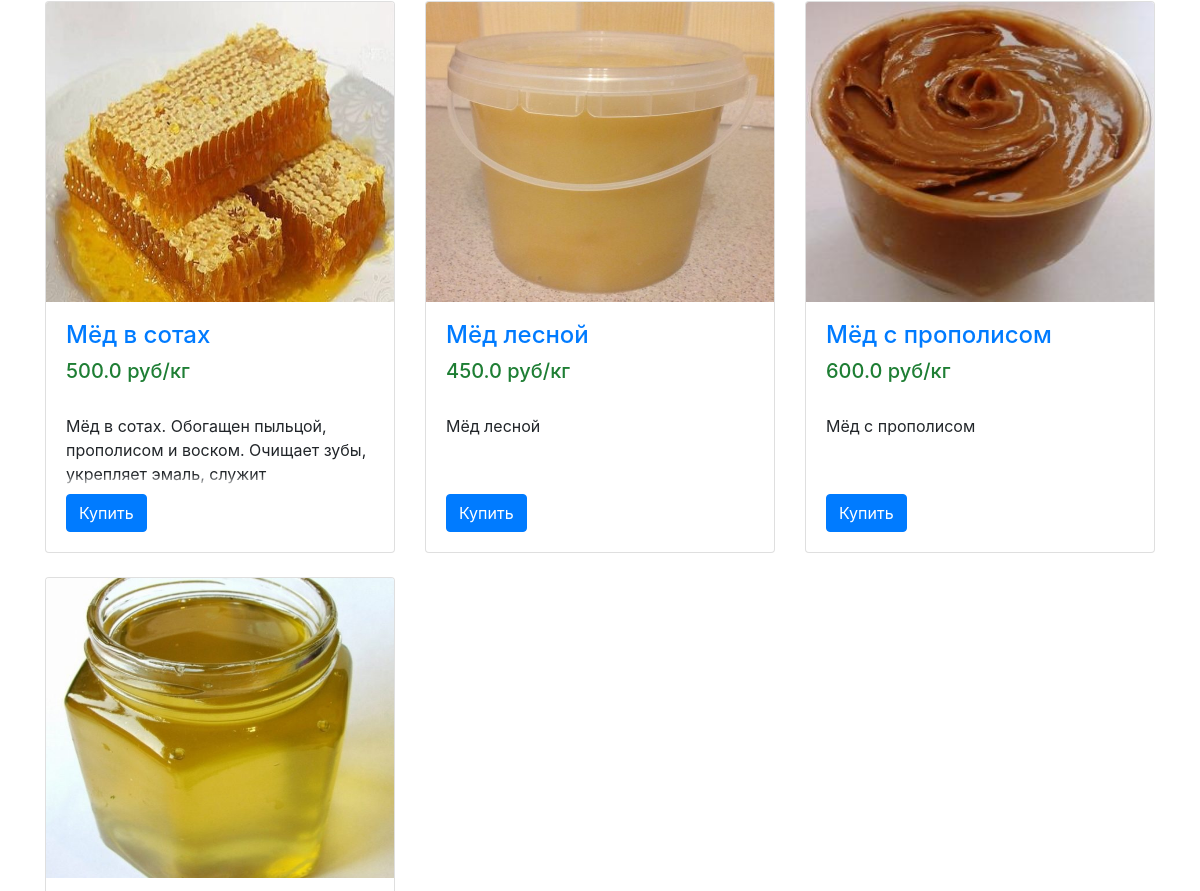
The app's page / (middle part), older data.
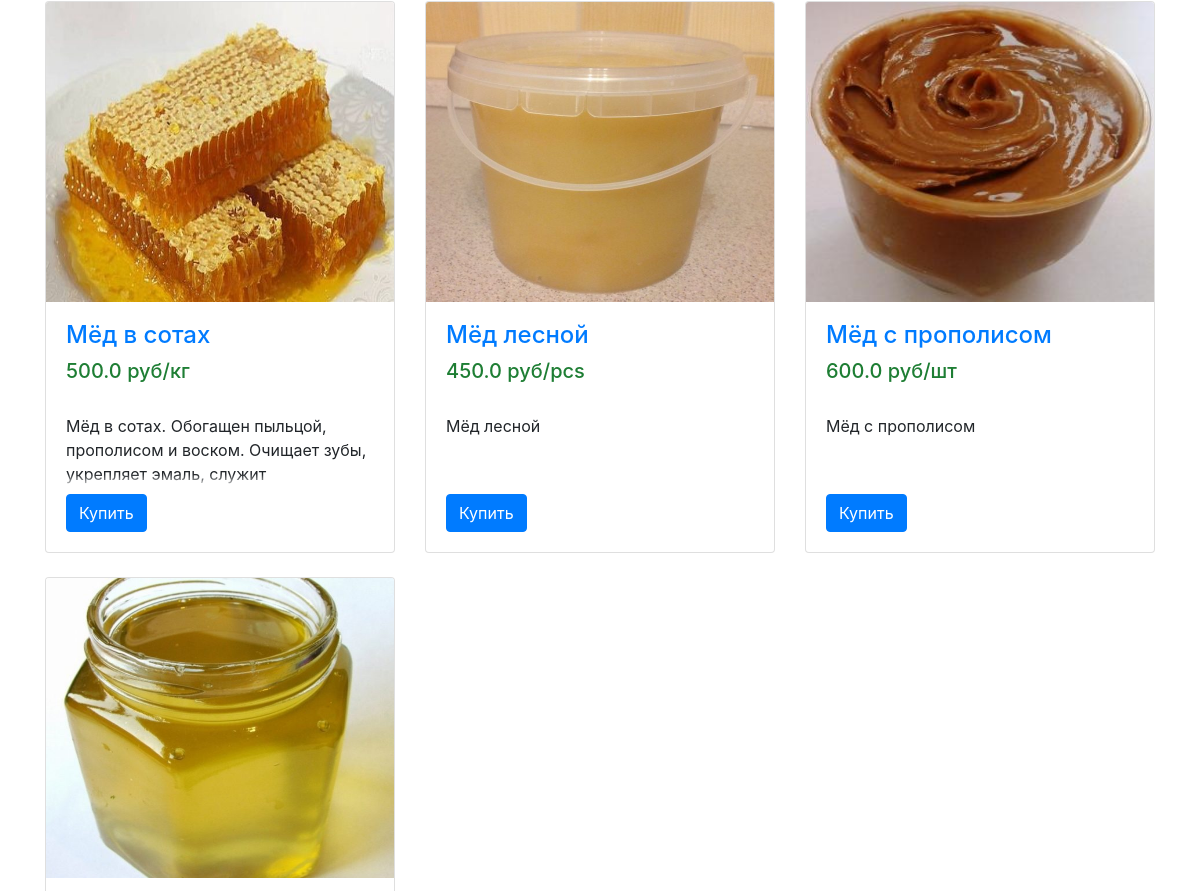
The same page, newer data.
### store/models.py (models this page shows, shortened)
class Product(models.Model):
    kg = u'кг'
    pcs = u'шт'
    measure_classifier = (
        (kg, 'кг'),
        (pcs, 'шт'),
    )
    photo = models.ImageField(upload_to="images")
    name = models.CharField(max_length=500)
    short_description = models.TextField()
    description = models.TextField()
    price = models.FloatField()
    measure = models.CharField(max_length=10, choices=measure_classifier, default=kg)
    in_stock = models.BooleanField(default=True)

### store/views.py (the view)
# urls.py: url(r'^$', views.index, name='index'),
def index(request):
    product_list = Product.objects.all()
    cart_item_list = get_cart_item_list(request)
    return render(
        request,
        "store/index.html",
        {
            "product_list": product_list,
            "cart_size": len(cart_item_list)
        }
    )

### store/views.py (called while the page is built)
def get_cart_item_list(request):
    if not request.session.session_key:
        request.session.save()
    cart = Cart.objects.get_or_create(session_key=request.session.session_key)[0]
    return CartItem.objects.filter(cart=cart)

### templates/store/index.html (shortened to what this page needs)
{% extends "base.html" %}
{% load staticfiles %}
{% block content %}
    <div class="container">
        <div class="row">
            {% for product in product_list %}
                {% if forloop.counter0|divisibleby:"3" %}
                    </div>
                    <div class="row">
                {% endif %}
                <div class="col-lg-4 mb-4">
                    <div class="card h-100">
                        <a href="{% url "product" id=product.id %}"><img height="300px" class="card-img-top"
                                                                         src="{{ product.photo.url }}" alt=""></a>
                        <div class="card-body">
                            <h4 class="card-title">
                                <a href="{% url "product" id=product.id %}">{{ product.name }}</a>
                            </h4>
                            <h5 class="card-title" style="color: #1e7e34">{{ product.price }}
                                руб/{{ product.measure }}</h5>
                            <div class="block_100">
                                <p class="card-text">{{ product.short_description }}</p>
                            </div>
                            <a href="" class="btn btn-primary" data-toggle="modal"
                               data-target="#buyProductModal{{ forloop.counter0 }}">Купить</a>
                        </div>
                    </div>
                </div>
            {% endfor %}
            </div>
    </div>
{% endblock content %}

### templates/base.html (shortened to what this page needs)
{% load staticfiles %}
<!DOCTYPE html>
<html lang="en">
<head>
    <link href="{% static "css/bootstrap.min.css" %}" rel="stylesheet">
    <link href="{% static "css/modern-business.css" %}" rel="stylesheet">
    <link href="{% static "css/font-awesome.min.css" %}" rel="stylesheet">
    <link href="{% static "css/style.css" %}" rel="stylesheet">
</head>
<body>
{% block content %}{% endblock content %}
</body>
</html>

### static/css/modern-business.css (style rules this page uses)
body { padding-top: 54px; }
@media (min-width: 992px) { body { padding-top: 56px; } }

### static/css/style.css (style rules this page uses)
html { position: relative; min-height: 100%; }
body { margin-bottom: 100px; }
.block_100 { overflow: hidden; height: 100px; max-height: 100px; }
.block_100:before { content: ""; display: block; height: 20px; position: relative; top: 80px; background-image: linear-gradient(to bottom, rgba(255, 255, 255, 0), #fff 75%) }

Row changes from the older to the newer data that the page shows:
changed Product "Мёд лесной": measure "кг" → "pcs"
changed Product "Мёд с прополисом": measure "кг" → "шт"
